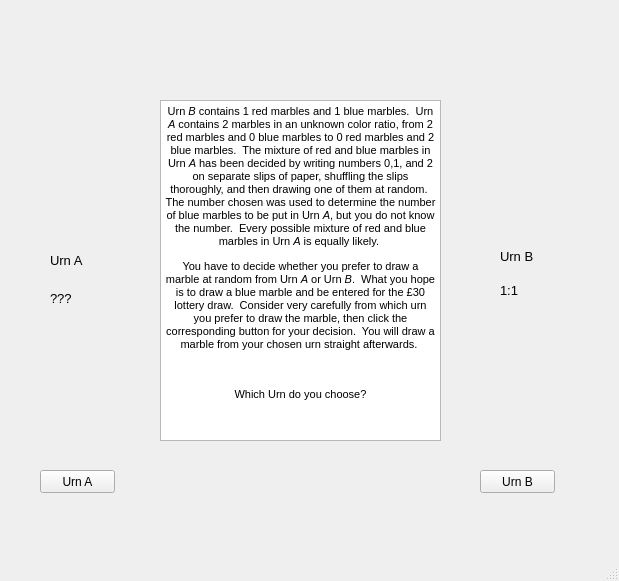
<?xml version="1.0" encoding="UTF-8"?>
<ui version="4.0">
 <class>MainWindow</class>
 <widget class="QMainWindow" name="MainWindow">
  <property name="geometry">
   <rect>
    <x>0</x>
    <y>0</y>
    <width>619</width>
    <height>581</height>
   </rect>
  </property>
  <property name="windowTitle">
   <string>MainWindow</string>
  </property>
  <widget class="QWidget" name="centralwidget">
   <widget class="QLabel" name="UrnBLabel">
    <property name="geometry">
     <rect>
      <x>500</x>
      <y>250</y>
      <width>47</width>
      <height>13</height>
     </rect>
    </property>
    <property name="font">
     <font>
      <pointsize>10</pointsize>
     </font>
    </property>
    <property name="text">
     <string>Urn B</string>
    </property>
   </widget>
   <widget class="QLabel" name="FiftyFifty">
    <property name="geometry">
     <rect>
      <x>500</x>
      <y>280</y>
      <width>41</width>
      <height>21</height>
     </rect>
    </property>
    <property name="font">
     <font>
      <pointsize>10</pointsize>
     </font>
    </property>
    <property name="text">
     <string>1:1</string>
    </property>
   </widget>
   <widget class="QLabel" name="UrnLeft">
    <property name="geometry">
     <rect>
      <x>30</x>
      <y>100</y>
      <width>91</width>
      <height>151</height>
     </rect>
    </property>
    <property name="text">
     <string/>
    </property>
    <property name="pixmap">
     <pixmap>../Urn.PNG</pixmap>
    </property>
    <property name="scaledContents">
     <bool>true</bool>
    </property>
   </widget>
   <widget class="QLabel" name="UrnALabel">
    <property name="geometry">
     <rect>
      <x>50</x>
      <y>250</y>
      <width>41</width>
      <height>21</height>
     </rect>
    </property>
    <property name="font">
     <font>
      <pointsize>10</pointsize>
     </font>
    </property>
    <property name="text">
     <string>Urn A</string>
    </property>
   </widget>
   <widget class="QLabel" name="UrnRight">
    <property name="geometry">
     <rect>
      <x>480</x>
      <y>100</y>
      <width>91</width>
      <height>151</height>
     </rect>
    </property>
    <property name="text">
     <string/>
    </property>
    <property name="pixmap">
     <pixmap>../Urn.PNG</pixmap>
    </property>
    <property name="scaledContents">
     <bool>true</bool>
    </property>
   </widget>
   <widget class="QPushButton" name="UrnAButton">
    <property name="geometry">
     <rect>
      <x>40</x>
      <y>470</y>
      <width>75</width>
      <height>23</height>
     </rect>
    </property>
    <property name="text">
     <string>Urn A</string>
    </property>
   </widget>
   <widget class="QPushButton" name="UrnBButton">
    <property name="geometry">
     <rect>
      <x>480</x>
      <y>470</y>
      <width>75</width>
      <height>23</height>
     </rect>
    </property>
    <property name="text">
     <string>Urn B</string>
    </property>
   </widget>
   <widget class="QTextBrowser" name="Instructions">
    <property name="geometry">
     <rect>
      <x>160</x>
      <y>100</y>
      <width>281</width>
      <height>341</height>
     </rect>
    </property>
    <property name="html">
     <string>&lt;!DOCTYPE HTML PUBLIC &quot;-//W3C//DTD HTML 4.0//EN&quot; &quot;http://www.w3.org/TR/REC-html40/strict.dtd&quot;&gt;
&lt;html&gt;&lt;head&gt;&lt;meta name=&quot;qrichtext&quot; content=&quot;1&quot; /&gt;&lt;style type=&quot;text/css&quot;&gt;
p, li { white-space: pre-wrap; }
&lt;/style&gt;&lt;/head&gt;&lt;body style=&quot; font-family:'MS Shell Dlg 2'; font-size:8.25pt; font-weight:400; font-style:normal;&quot;&gt;
&lt;p align=&quot;center&quot; style=&quot; margin-top:12px; margin-bottom:12px; margin-left:0px; margin-right:0px; -qt-block-indent:0; text-indent:0px;&quot;&gt;&lt;span style=&quot; font-size:8pt;&quot;&gt;Urn &lt;/span&gt;&lt;span style=&quot; font-size:8pt; font-style:italic;&quot;&gt;B&lt;/span&gt;&lt;span style=&quot; font-size:8pt;&quot;&gt; contains 1 red marbles and 1 blue marbles.  Urn &lt;/span&gt;&lt;span style=&quot; font-size:8pt; font-style:italic;&quot;&gt;A&lt;/span&gt;&lt;span style=&quot; font-size:8pt;&quot;&gt; contains 2 marbles in an unknown color ratio, from 2 red marbles and 0 blue marbles to 0 red marbles and 2 blue marbles.  The mixture of red and blue marbles in Urn &lt;/span&gt;&lt;span style=&quot; font-size:8pt; font-style:italic;&quot;&gt;A&lt;/span&gt;&lt;span style=&quot; font-size:8pt;&quot;&gt; has been decided by writing numbers 0,1, and 2 on separate slips of paper, shuffling the slips thoroughly, and then drawing one of them at random.  The number chosen was used to determine the number of blue marbles to be put in Urn &lt;/span&gt;&lt;span style=&quot; font-size:8pt; font-style:italic;&quot;&gt;A&lt;/span&gt;&lt;span style=&quot; font-size:8pt;&quot;&gt;, but you do not know the number.  Every possible mixture of red and blue marbles in Urn &lt;/span&gt;&lt;span style=&quot; font-size:8pt; font-style:italic;&quot;&gt;A&lt;/span&gt;&lt;span style=&quot; font-size:8pt;&quot;&gt; is equally likely. &lt;/span&gt;&lt;/p&gt;
&lt;p align=&quot;center&quot; style=&quot; margin-top:12px; margin-bottom:12px; margin-left:0px; margin-right:0px; -qt-block-indent:0; text-indent:0px;&quot;&gt;&lt;span style=&quot; font-size:8pt;&quot;&gt;You have to decide whether you prefer to draw a marble at random from Urn &lt;/span&gt;&lt;span style=&quot; font-size:8pt; font-style:italic;&quot;&gt;A&lt;/span&gt;&lt;span style=&quot; font-size:8pt;&quot;&gt; or Urn &lt;/span&gt;&lt;span style=&quot; font-size:8pt; font-style:italic;&quot;&gt;B&lt;/span&gt;&lt;span style=&quot; font-size:8pt;&quot;&gt;.  What you hope is to draw a blue marble and be entered for the £30 lottery draw.  Consider very carefully from which urn you prefer to draw the marble, then click the corresponding button for your decision.  You will draw a marble from your chosen urn straight afterwards. &lt;/span&gt;&lt;/p&gt;
&lt;p align=&quot;center&quot; style=&quot;-qt-paragraph-type:empty; margin-top:12px; margin-bottom:12px; margin-left:0px; margin-right:0px; -qt-block-indent:0; text-indent:0px; font-size:8pt;&quot;&gt;&lt;br /&gt;&lt;/p&gt;
&lt;p align=&quot;center&quot; style=&quot; margin-top:12px; margin-bottom:12px; margin-left:0px; margin-right:0px; -qt-block-indent:0; text-indent:0px;&quot;&gt;&lt;span style=&quot; font-size:8pt;&quot;&gt;Which Urn do you choose?&lt;/span&gt;&lt;/p&gt;&lt;/body&gt;&lt;/html&gt;</string>
    </property>
   </widget>
   <widget class="QLabel" name="Unknown">
    <property name="geometry">
     <rect>
      <x>50</x>
      <y>290</y>
      <width>31</width>
      <height>16</height>
     </rect>
    </property>
    <property name="font">
     <font>
      <pointsize>10</pointsize>
     </font>
    </property>
    <property name="text">
     <string>???</string>
    </property>
   </widget>
  </widget>
  <widget class="QMenuBar" name="menubar">
   <property name="geometry">
    <rect>
     <x>0</x>
     <y>0</y>
     <width>619</width>
     <height>21</height>
    </rect>
   </property>
  </widget>
  <widget class="QStatusBar" name="statusbar"/>
 </widget>
 <resources/>
 <connections/>
</ui>
